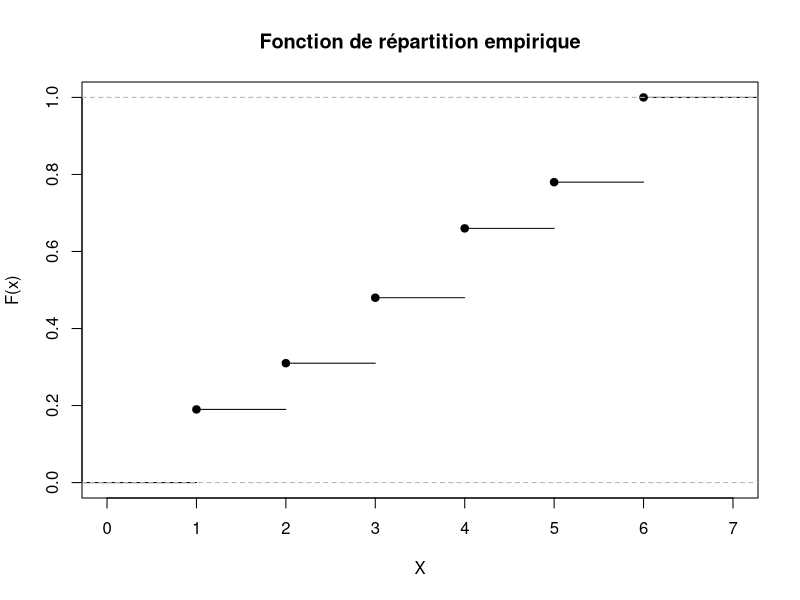
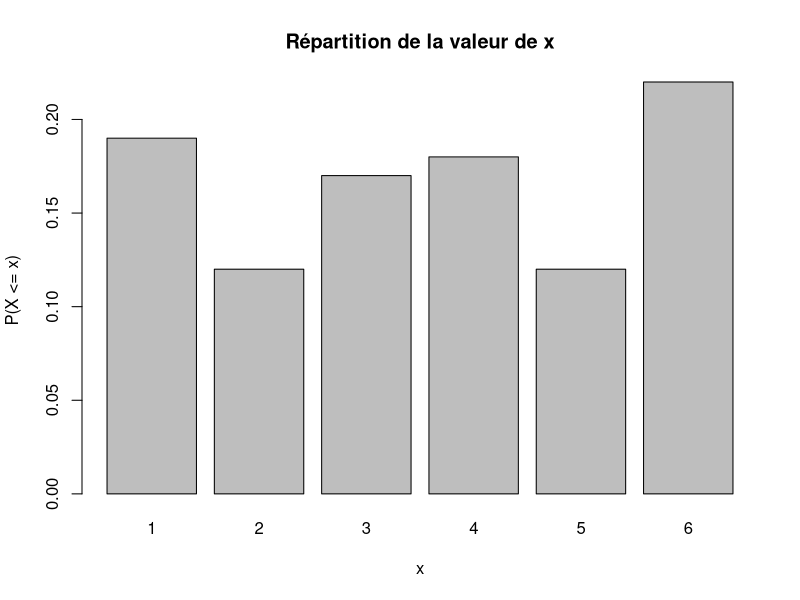
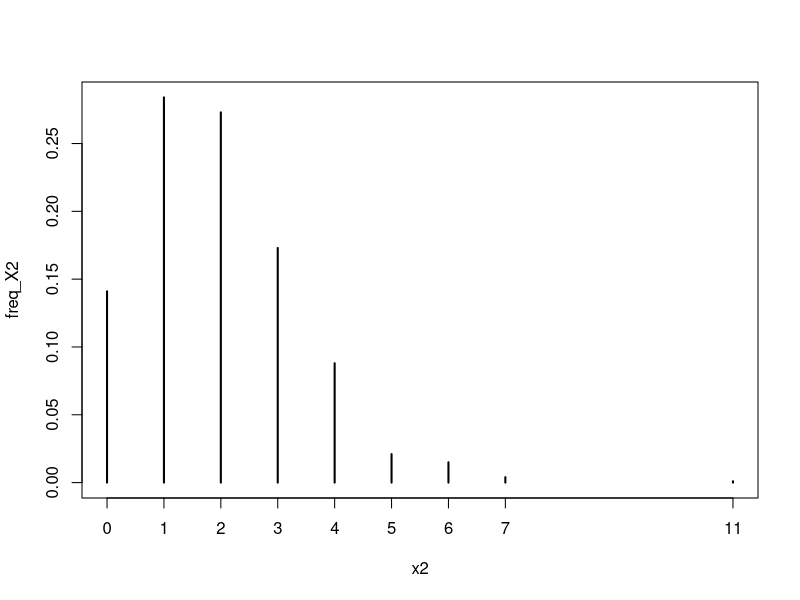
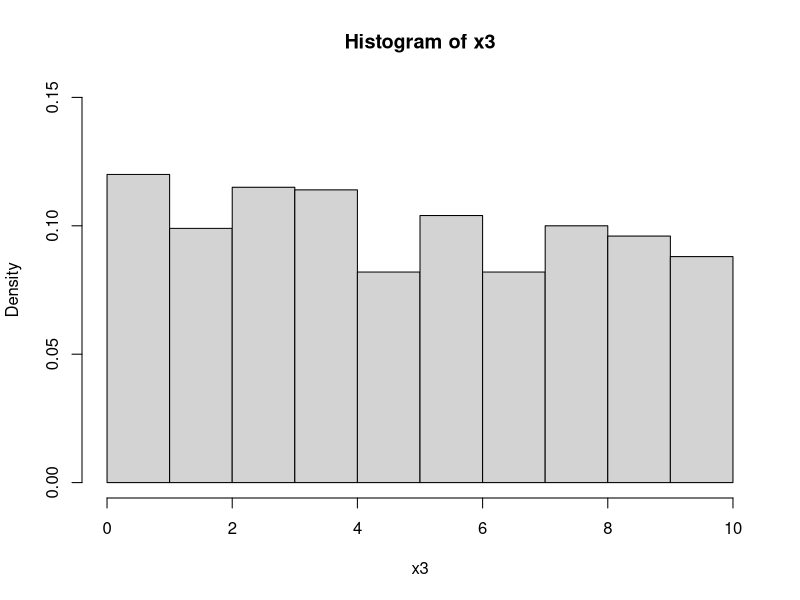
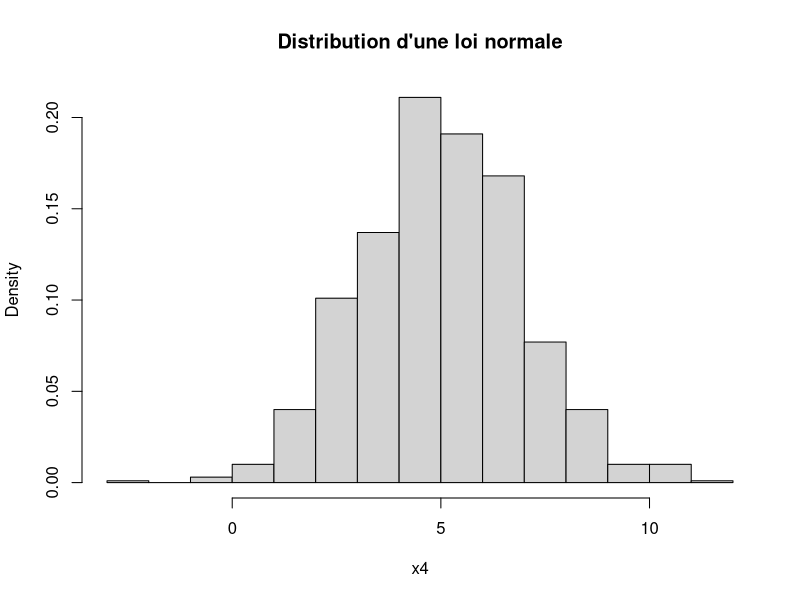
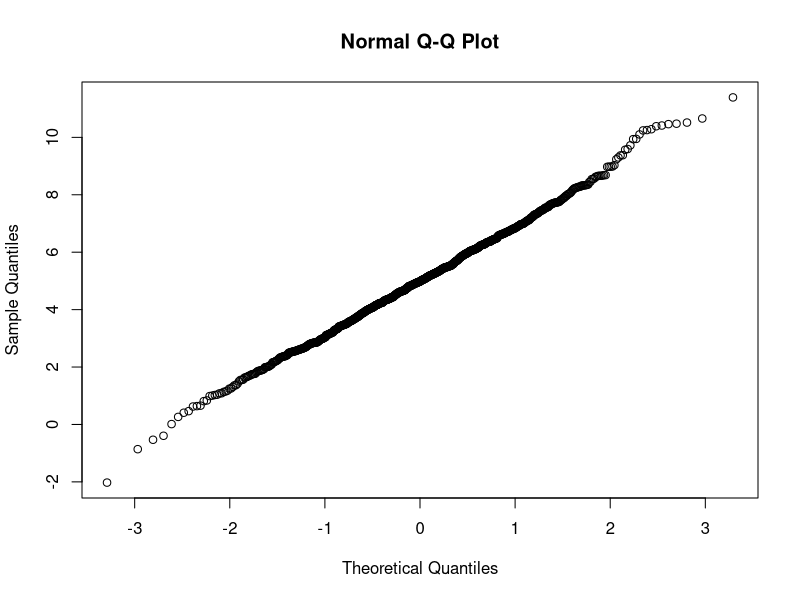
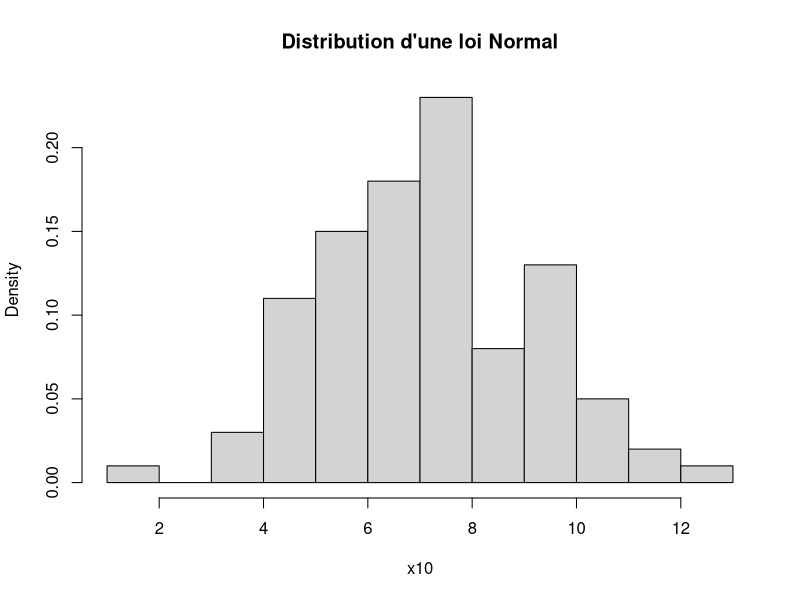
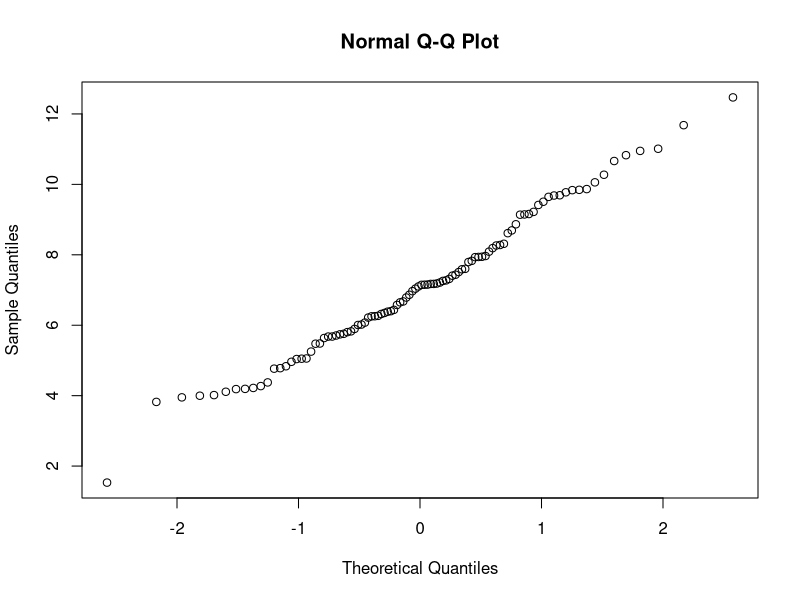

Recreate these plots in R, in order.
set.seed(2023) # pseudo aléatoire car tous les memes
sample(1:100,1)
#PROBA DISCRETE
x <- sample(x=c(1,2,3,4,5,6),size=100,replace=TRUE, #replace = remise
            prob = c(1/6,1/6,1/6,1/6,1/6,1/6))
Fx <- ecdf(x)
plot(Fx, xlab = "X",
     ylab = "F(x)",ylim = c(0,1),
     main = "Fonction de répartition empirique")

#BINOMIALE
#Simulation de 100 réalisations d'une loi Binomiale de 10 épreuves de Bernouilli
x1 <- rbinom(100,size=10,prob=0.8)
#tri a plat des valeurs de X
freq_X <- prop.table(table(x))
View(freq_X)
#diagramme
barplot(freq_X,xlab="x",ylab="P(X <= x)",
        main = "Répartition de la valeur de x")
#colors()
# proba d'avoir 8 reussite sur 10 essai
pbinom(q=8,size=10,prob=0.8)
# loi cumulative
cumsum(freq_X)
# inverse ((P <= X) = 0,62)
qbinom(p=0.62,size=10,prob=0.8)

#POISSON
x2 <- rpois(n=1000,lambda = 2)
freq_X2 <- prop.table(table(x2))
plot(freq_X2)
#proba
ppois(q=2,lambda = 2)
cumsum(freq_X2)
qpois(p=0.67,lambda = 2)

#UNIFORME CONTINUE
x3 <- runif(1000,min=0,max=10)
hist(x3,probability = TRUE,ylim = c(0,0.15))
#proba (P(X <= 8))
punif(q = 8, min=0, max=10)
# inverse (P(X <= x) = 0,62)
qunif(p = 0.8, min=0, max=10)
#densité
dunif(x = 0:10, min = 0, max = 10)

#NORMALE
x4 <- rnorm(n = 1000,mean = 5,sd = 2)
hist(x4, main="Distribution d'une loi normale",
     probability = TRUE)
#proba (P(X <= 1.69))
pnorm(q = 1.96,mean = 0,sd = 1)
#inverse (P(X <= x) = 0.975)
qnorm(p = 0.975,mean = 0,sd = 1)
#densité
dnorm(x4,mean = 0,sd = 1)
#QQplot
qqnorm(y = x4)

#ex
set.seed(1515)
#1)
x10 <- rnorm(100,mean = 7, sd = 2)
#2)
hist(x10,main = "Distribution d'une loi Normal", probability = T)
#3)
pnorm(q = 9,mean = 7, sd = 2)
#4)
1 - pnorm(q = 9,mean= 7, sd = 2)
#5)
qqnorm(y = x10)

# Ces formule permettent d'appliquer une fonction sur l'ensemble des colognes et lignes d'une base de données
# sapply() renvoie un vecteur
# lapply() renvoie une liste
# tapply()